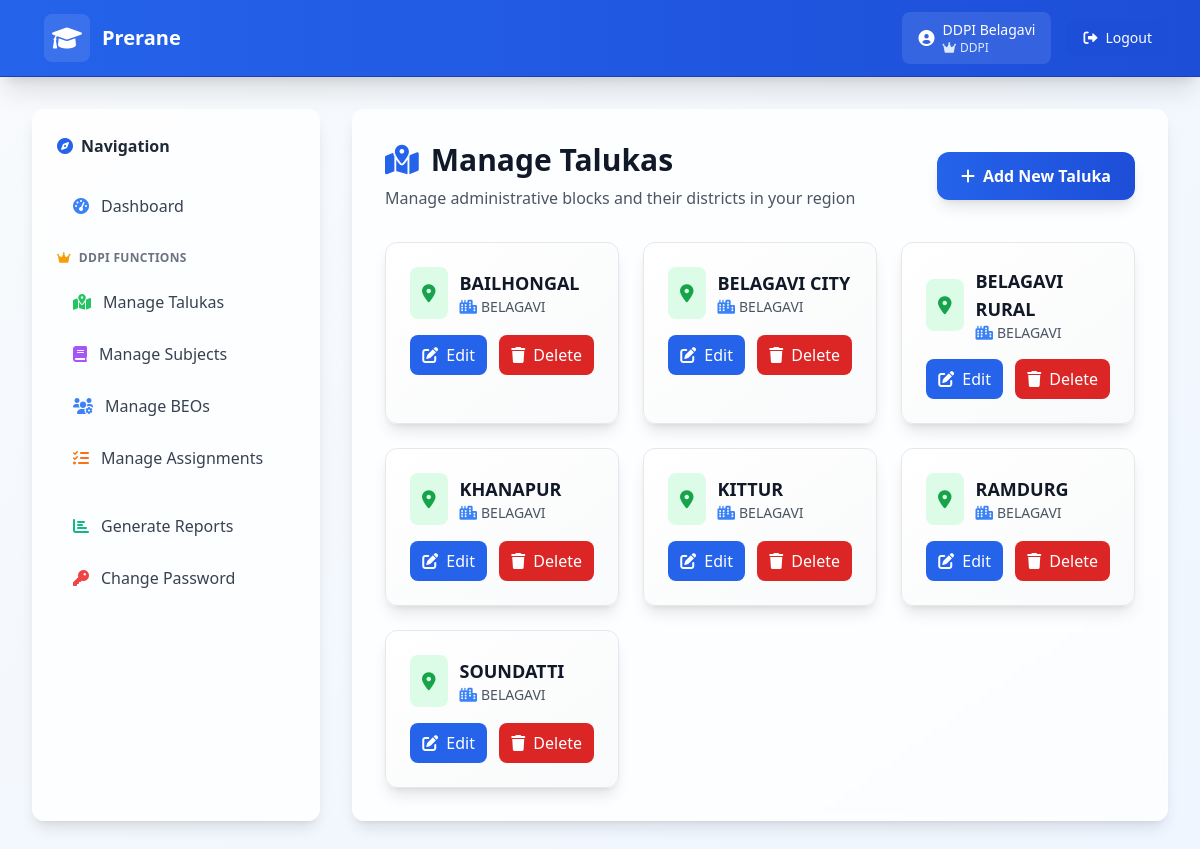
/ddpi/talukas/ (signed in), run on the app's committed database.
### core/models.py (models this page shows, shortened)
class Taluka(models.Model):
    name = models.CharField(max_length=100)
    district = models.ForeignKey(District, on_delete=models.CASCADE)
    class Meta:
        ordering = ['name']
        unique_together = ['name', 'district']

class District(models.Model):
    name = models.CharField(max_length=100, unique=True)
    class Meta:
        ordering = ['name']

### core/views.py (the view)
# urls.py: path('ddpi/talukas/', views.ManageTalukaListView.as_view(), name='manage_talukas'),
class ManageTalukaListView(LoginRequiredMixin, DDPIRequiredMixin, RoleContextMixin, ListView):
    model = Taluka
    template_name = 'core/ddpi/taluka_list.html'
    context_object_name = 'talukas'
    def get_queryset(self):
        ddpi_profile = DDPIProfile.objects.get(user=self.request.user)
        return Taluka.objects.filter(district=ddpi_profile.district)

### core/mixin.py (called while the page is built)
    def test_func(self):
        return self.request.user.groups.filter(name='DDPI').exists()

    def get_context_data(self, **kwargs):
        context = super().get_context_data(**kwargs)
        user = self.request.user
        context['is_ddpi'] = user.groups.filter(name='DDPI').exists()
        context['is_beo'] = user.groups.filter(name='BEO').exists()
        context['is_principal'] = user.groups.filter(name='Principal').exists()
        try:
            if context['is_ddpi']:
                context['user_profile'] = DDPIProfile.objects.get(user=user)
            elif context['is_beo']:
                context['user_profile'] = BEOProfile.objects.get(user=user)
            elif context['is_principal']:
                context['user_profile'] = PrincipalProfile.objects.get(user=user)
        except:
            context['user_profile'] = None
        return context

### templates/core/ddpi/taluka_list.html (shortened to what this page needs)
{% extends 'base.html' %}
{% block content %}
<div class="space-y-8">
    <div class="flex flex-col sm:flex-row justify-between items-start sm:items-center gap-4">
        <div>
            <h2 class="text-3xl font-bold text-gray-900 flex items-center">
                <i class="fas fa-map-marked-alt text-primary-600 mr-3"></i>
                Manage Talukas
            </h2>
            <p class="text-gray-600 mt-2">Manage administrative blocks and their districts in your region</p>
        </div>
        <a href="{% url 'create_taluka' %}" class="inline-flex items-center px-6 py-3 bg-gradient-to-r from-primary-600 to-primary-700 hover:from-primary-700 hover:to-primary-800 text-white font-semibold rounded-xl shadow-lg hover:shadow-xl transition-all duration-200">
            <i class="fas fa-plus mr-2"></i>
            Add New Taluka
        </a>
    </div>
    {% if talukas %}
    <div class="grid gap-6 md:grid-cols-2 lg:grid-cols-3">
        {% for taluka in talukas %}
        <div class="bg-gradient-to-br from-white to-gray-50 rounded-xl shadow-lg border border-gray-200 hover:shadow-xl transition-all duration-300 overflow-hidden">
            <div class="p-6">
                <div class="flex items-start justify-between mb-4">
                    <div class="flex items-center space-x-3">
                        <div class="bg-green-100 p-3 rounded-lg">
                            <i class="fas fa-map-marker-alt text-green-600 text-lg"></i>
                        </div>
                        <div>
                            <h3 class="text-lg font-bold text-gray-900">{{ taluka.name }}</h3>
                            <p class="text-sm text-gray-600 flex items-center">
                                <i class="fas fa-city text-blue-500 mr-1"></i>
                                {{ taluka.district.name }}
                            </p>
                        </div>
                    </div>
                </div>
                <div class="flex space-x-3">
                    <a href="{% url 'update_taluka' taluka.pk %}" class="flex-1 inline-flex items-center justify-center px-3 py-2 bg-blue-600 hover:bg-blue-700 text-white font-medium rounded-lg transition-colors duration-200">
                        <i class="fas fa-edit mr-2"></i>
                        Edit
                    </a>
                    <a href="{% url 'delete_taluka' taluka.pk %}" class="flex-1 inline-flex items-center justify-center px-3 py-2 bg-red-600 hover:bg-red-700 text-white font-medium rounded-lg transition-colors duration-200">
                        <i class="fas fa-trash mr-2"></i>
                        Delete
                    </a>
                </div>
            </div>
        </div>
        {% endfor %}
    </div>
    {% endif %}
</div>
{% endblock %}

### templates/base.html (shortened to what this page needs)
<!DOCTYPE html>
<html lang="en">
<head>
    <script src="https://cdn.tailwindcss.com"></script>
    <link href="https://cdnjs.cloudflare.com/ajax/libs/font-awesome/6.0.0/css/all.min.css" rel="stylesheet">
</head>
<body class="bg-gradient-to-br from-slate-50 to-blue-50 min-h-screen">
    <nav class="bg-gradient-to-r from-primary-600 to-primary-700 shadow-xl border-b border-primary-800">
        <div class="max-w-7xl mx-auto px-4 sm:px-6 lg:px-8">
            <div class="flex justify-between items-center py-3">
                <div class="flex items-center space-x-3">
                    <div class="bg-white/10 p-2 rounded-lg">
                        <i class="fas fa-graduation-cap text-2xl text-white"></i>
                    </div>
                    <h1 class="text-xl font-bold text-white">
                        <a href="{% url 'dashboard' %}" class="hover:text-blue-100 transition-colors duration-200">
                            Prerane
                        </a>
                    </h1>
                </div>
                {% if user.is_authenticated %}
                <div class="flex items-center space-x-2 sm:space-x-4">
                    <div class="flex items-center space-x-2 bg-white/10 px-2 sm:px-4 py-2 rounded-lg">
                        <i class="fas fa-user-circle text-white text-sm sm:text-base"></i>
                        <div class="text-white">
                            <div class="text-xs sm:text-sm font-medium hidden sm:block">{{ user.get_full_name|default:user.username }}</div>
                            <div class="text-xs text-blue-100 flex items-center">
                                {% if is_ddpi %}
                                    <i class="fas fa-crown mr-1"></i>DDPI
                                {% elif is_beo %}
                                    <i class="fas fa-user-tie mr-1"></i>BEO
                                {% elif is_principal %}
                                    <i class="fas fa-school mr-1"></i>Principal
                                {% endif %}
                            </div>
                        </div>
                    </div>
                    <form method="post" action="{% url 'logout' %}" class="inline">
                        <button type="submit" class="bg-primary-700 hover:bg-primary-800 px-2 sm:px-4 py-2 rounded-lg text-xs sm:text-sm font-medium text-white transition-colors duration-200 flex items-center space-x-1 sm:space-x-2">
                            <i class="fas fa-sign-out-alt"></i>
                            <span class="hidden sm:inline">Logout</span>
                        </button>
                    </form>
                </div>
                {% endif %}
            </div>
        </div>
    </nav>
    {% if user.is_authenticated %}
    <div class="max-w-7xl mx-auto px-4 sm:px-6 lg:px-8 py-8">
        <div class="flex flex-col lg:flex-row gap-8">
            <div id="sidebar" class="fixed inset-y-0 left-0 z-50 w-72 bg-white/80 backdrop-blur-sm shadow-lg border border-white/20 p-6 transform -translate-x-full transition-transform duration-300 ease-in-out lg:relative lg:translate-x-0 lg:z-auto lg:rounded-xl lg:w-72 lg:bg-white/80 lg:backdrop-blur-sm lg:shadow-lg lg:border lg:border-white/20 lg:p-6 hidden lg:block">
                <div class="flex items-center space-x-2 mb-6">
                    <i class="fas fa-compass text-primary-600"></i>
                    <h3 class="font-semibold text-gray-800">Navigation</h3>
                </div>
                <nav class="space-y-1">
                    <a href="{% url 'dashboard' %}" class="flex items-center space-x-3 py-3 px-4 text-gray-700 hover:bg-primary-50 hover:text-primary-700 rounded-lg transition-all duration-200 group">
                        <i class="fas fa-tachometer-alt text-primary-500 group-hover:text-primary-700"></i>
                        <span class="font-medium">Dashboard</span>
                    </a>
                    {% if is_ddpi %}
                    <div class="pt-4 pb-2">
                        <div class="flex items-center space-x-2 text-xs font-semibold text-gray-500 uppercase tracking-wide">
                            <i class="fas fa-crown text-amber-500"></i>
                            <span>DDPI Functions</span>
                        </div>
                    </div>
                    <a href="{% url 'manage_talukas' %}" class="flex items-center space-x-3 py-3 px-4 text-gray-700 hover:bg-primary-50 hover:text-primary-700 rounded-lg transition-all duration-200 group">
                        <i class="fas fa-map-marked-alt text-green-500 group-hover:text-primary-700"></i>
                        <span class="font-medium">Manage Talukas</span>
                    </a>
                    <a href="{% url 'manage_subjects' %}" class="flex items-center space-x-3 py-3 px-4 text-gray-700 hover:bg-primary-50 hover:text-primary-700 rounded-lg transition-all duration-200 group">
                        <i class="fas fa-book text-purple-500 group-hover:text-primary-700"></i>
                        <span class="font-medium">Manage Subjects</span>
                    </a>
                    <a href="{% url 'manage_beos' %}" class="flex items-center space-x-3 py-3 px-4 text-gray-700 hover:bg-primary-50 hover:text-primary-700 rounded-lg transition-all duration-200 group">
                        <i class="fas fa-users-cog text-blue-500 group-hover:text-primary-700"></i>
                        <span class="font-medium">Manage BEOs</span>
                    </a>
                    <a href="{% url 'manage_assignments' %}" class="flex items-center space-x-3 py-3 px-4 text-gray-700 hover:bg-primary-50 hover:text-primary-700 rounded-lg transition-all duration-200 group">
                        <i class="fas fa-tasks text-orange-500 group-hover:text-primary-700"></i>
                        <span class="font-medium">Manage Assignments</span>
                    </a>
                    {% endif %}
                    <div class="pt-4 space-y-1">
                        <a href="{% url 'reports' %}" class="flex items-center space-x-3 py-3 px-4 text-gray-700 hover:bg-primary-50 hover:text-primary-700 rounded-lg transition-all duration-200 group">
                            <i class="fas fa-chart-bar text-emerald-500 group-hover:text-primary-700"></i>
                            <span class="font-medium">Generate Reports</span>
                        </a>
                        <a href="{% url 'password_change' %}" class="flex items-center space-x-3 py-3 px-4 text-gray-700 hover:bg-primary-50 hover:text-primary-700 rounded-lg transition-all duration-200 group">
                            <i class="fas fa-key text-red-500 group-hover:text-primary-700"></i>
                            <span class="font-medium">Change Password</span>
                        </a>
                    </div>
                </nav>
            </div>
            <div class="flex-1 bg-white/80 backdrop-blur-sm rounded-xl shadow-lg border border-white/20 p-8 lg:ml-0">
                {% block content %}{% endblock %}
            </div>
        </div>
    </div>
    {% endif %}
</body>
</html>

### data on the page
Taluka: name "BAILHONGAL", district.name "BELAGAVI"
Taluka: name "BELAGAVI CITY", district.name "BELAGAVI"
Taluka: name "BELAGAVI RURAL", district.name "BELAGAVI"
Taluka: name "KHANAPUR", district.name "BELAGAVI"
Taluka: name "KITTUR", district.name "BELAGAVI"
Taluka: name "RAMDURG", district.name "BELAGAVI"
Taluka: name "SOUNDATTI", district.name "BELAGAVI"

### other printed values
{{ user.get_full_name|default:user.username }} "DDPI Belagavi"
